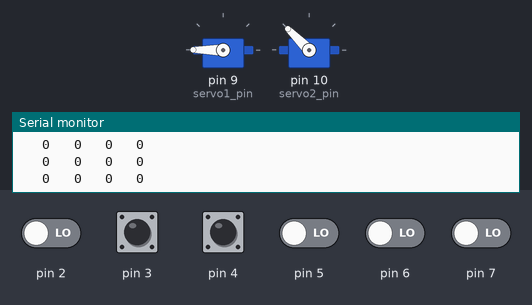
A sketch run on a simulated Arduino Uno, built with avr-gcc and run on an emulated ATmega328P. Shown: 2 × servo, the last lines printed to the serial monitor. Inputs (shaded band) come from the test bench; at power-on: pin 2–7 LOW.

Above: at 1.2 s.
1.3 s: pin 4 driven HIGH
At 2.1 s:
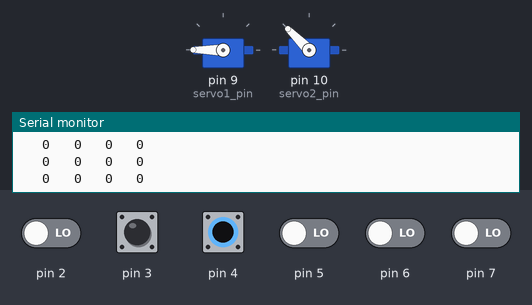
4.8 s: pin 3 pulsed HIGH 5 times (0.12 s each, 0.3 s apart)
At 5.15 s:
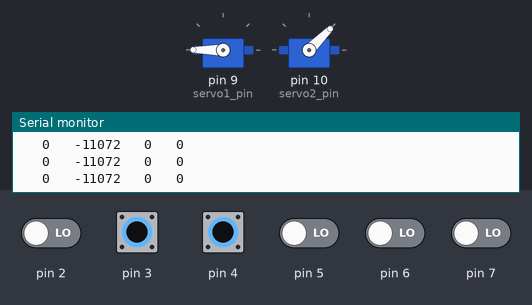
7.8 s: pin 4 pulsed HIGH 2 times (0.12 s each, 0.3 s apart)
At 9.5 s:
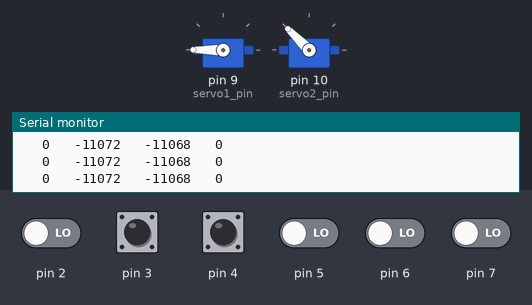
Timing chart, 0 to 10.9 s (numbered marks = the images above; inputs shaded):
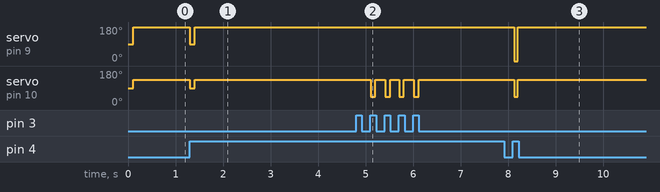

Measured:
- after the input at 1.3 s, servo on pin 9 (servo1_pin): 180° → 90° at once, → 180° 0.10 s later; servo on pin 10 (servo2_pin): 135° → 90° at once, → 135° 0.10 s later
- after the input at 4.8 s, servo on pin 10 (servo2_pin): alternates 135° for 0.21 s and 45° for 0.10 s, 8 changes in all, then stays 135°, starting after 0.30 s
- after the input at 7.8 s, servo on pin 9 (servo1_pin): 180° → 0° after 0.32 s, → 180° 0.08 s later; servo on pin 10 (servo2_pin): 135° → 45° after 0.32 s, → 135° 0.08 s later

The sketch:

rc_servomixer_example.ino
```cpp
// servo variables

#include <Servo.h> // include the servo library to control the servos

Servo servo1;   // name each servo output for use with the servo library
Servo servo2;

// Each servo must be attached to a pin that has a PWM output
// on the arduino uno, nano and pro mini these pins are 3, 5, 6, 9, 10 and 11

const int servo1_pin = 9;  // identify the pins that each servo signal wire is connected to
const int servo2_pin = 10;

// Select Servo Direction, Rates and Sub-trim (the size of each array must match the number of servos)

boolean servo_dir[] = {0,1};     // Direction: 0 is normal, 1 is reverse
float servo_rates[] = {1,0.5};  // Rates: range 0 to 2 (1 = +-500us (NORMAL), 2 = +-1000us (MAX)): The amount of servo deflection in both directions
float servo_subtrim[] = {0.0,0.0};  // Subtrimrange -1 to +1 (-1 = 1000us, 0 = 1500us, 1 = 2000us): The neutral position of the servo
boolean servo_mix_on = true;

unsigned long now;                  // timing variables to update data at a regular interval
unsigned long rc_update;

// Receiver variables

const int channels = 4;                   // specify the number of receiver channels
float RC_in[channels];                    // an array to store the calibrated input from receiver

void setup() {

    servo1.attach(servo1_pin, 1000, 2000); // attach the servo library to each servo pin, and define min and max uS values
    servo2.attach(servo2_pin, 1000, 2000);

    setup_pwmRead();
    Serial.begin(9600);
}

void loop() {

    now = millis();

    if(RC_avail() || now - rc_update > 25){   // if RC data is available or 25ms has passed since last update (adjust to > frame rate of receiver)

      rc_update = now;

      print_RCpwm();                        // uncommment to print raw data from receiver to serial

      for (int i = 0; i<channels; i++){       // run through each RC channel
        int CH = i+1;

        RC_in[i] = RC_decode(CH);             // decode receiver channel and apply failsafe

        //print_decimal2percentage(RC_in[i]);   // uncomment to print calibrated receiver input (+-100%) to serial
      }
      //Serial.println();                       // uncomment when printing calibrated receiver input to serial.


      int servo1_uS;      // variables to store the pulse widths to be sent to the servo
      int servo2_uS;

      if (servo_mix_on == true){              // MIXING ON

        float mix1 = RC_in[1] - RC_in[2];     // Channel 2 (ELV) - Channel 3 (AIL)
        float mix2 = RC_in[1] + RC_in[2];     // Channel 2 (ELV) + Channel 3 (AIL)

        if(mix1 > 1) mix1 = 1;                // limit mixer output to +-1
        else if(mix1 < -1) mix1 = -1;

        if(mix2 > 1) mix2 = 1;                // limit mixer output to +-1
        else if(mix2 < -1) mix2 = -1;

        // Calculate the pulse widths for the servos

        servo1_uS = calc_uS(mix1, 1);         // apply the servo rates, direction and sub_trim for servo 1, and convert to a RC pulsewidth (microseconds, uS)
        servo2_uS = calc_uS(mix2, 2);         // apply the servo rates, direction and sub_trim for servo 2, and convert to a RC pulsewidth (microseconds, uS)

      }
      else{                                   // MIXING OFF
        servo1_uS = calc_uS(RC_in[1],1);      // apply the servo rates, direction and sub_trim for servo 1, and convert to a RC pulsewidth (microseconds, uS)
        servo2_uS = calc_uS(RC_in[2],2);      // apply the servo rates, direction and sub_trim for servo 1, and convert to a RC pulsewidth (microseconds, uS)
      }

      servo1.writeMicroseconds(servo1_uS);   // write the pulsewidth to the servo.
      servo2.writeMicroseconds(servo2_uS);   // write the pulsewidth to the servo.
    }
}

int calc_uS(float cmd, int servo){                                // cmd = commanded position +-100%
                                                                  // servo = servo num (to apply correct direction, rates and trim)
  int i = servo-1;
  float dir;
  if(servo_dir[i] == 0) dir = -1; else dir = 1;                   // set the direction of servo travel

  cmd = 1500 + (cmd*servo_rates[i]*dir + servo_subtrim[i])*500;   // apply servo rates and sub trim, then convert to a uS value

  if(cmd > 2000) cmd = 2000;                                      // limit pulsewidth to the range 500 to 2500us
  else if(cmd < 1000) cmd = 1000;

  return cmd;
}
```

Source omitted: pwmread_rcfailsafe.ino (24745 bytes)
